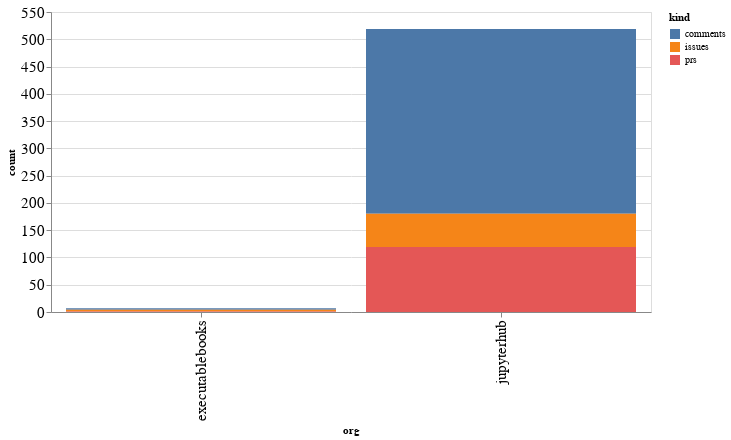

Source (notebook cell):
### Code cell
alt.Chart(org_summaries, width=600).mark_bar().encode(
    x='org',
    y='count',
    color='kind',
    tooltip="org"
)

### Figure 1 — Vega-Lite specification as saved in the notebook (floating-point values rounded to 4 significant figures)
{"config": {"axisLeft": {"labelFontSize": 15}, "axisBottom": {"labelFontSize": 15}}, "data": {"name": "data-a4b577d744bb17eb449932be20016984"}, "mark": "bar", "encoding": {"color": {"type": "nominal", "field": "kind"}, "tooltip": {"type": "nominal", "field": "org"}, "x": {"type": "nominal", "field": "org"}, "y": {"type": "quantitative", "field": "count"}}, "width": 600, "$schema": "https://vega.github.io/schema/vega-lite/v4.8.1.json", "datasets": {"data-a4b577d744bb17eb449932be20016984": [{"org": "executablebooks", "kind": "comments", "count": 3}, {"org": "executablebooks", "kind": "issues", "count": 3}, {"org": "executablebooks", "kind": "prs", "count": 1}, {"org": "jupyterhub", "kind": "comments", "count": 339}, {"org": "jupyterhub", "kind": "issues", "count": 61}, {"org": "jupyterhub", "kind": "prs", "count": 119}]}}
